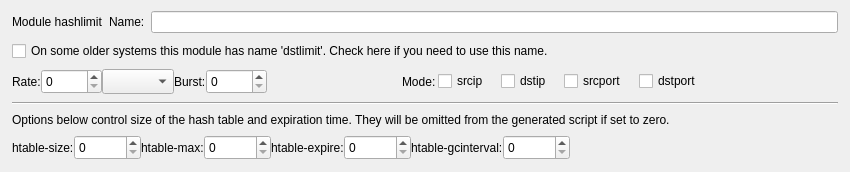
         <widget class="QWidget" name="tab5">
          <attribute name="title">
           <string>hashlimit</string>
          </attribute>
          <layout class="QGridLayout" name="RuleOptions_gridLayout_8">
           <property name="leftMargin">
            <number>12</number>
           </property>
           <property name="rightMargin">
            <number>12</number>
           </property>
           <property name="bottomMargin">
            <number>12</number>
           </property>
           <property name="verticalSpacing">
            <number>8</number>
           </property>
           <item row="0" column="0">
            <widget class="QLabel" name="textLabel2_5">
             <property name="text">
              <string>Module hashlimit</string>
             </property>
             <property name="wordWrap">
              <bool>false</bool>
             </property>
            </widget>
           </item>
           <item row="0" column="1">
            <widget class="QLabel" name="textLabel1_6">
             <property name="text">
              <string>Name:</string>
             </property>
             <property name="wordWrap">
              <bool>false</bool>
             </property>
            </widget>
           </item>
           <item row="0" column="2">
            <widget class="QLineEdit" name="ipt_hashlimit_name"/>
           </item>
           <item row="1" column="0" colspan="3">
            <widget class="QCheckBox" name="ipt_hashlimit_dstlimit">
             <property name="text">
              <string>On some older systems this module has name 'dstlimit'. Check here if you need to use this name.</string>
             </property>
            </widget>
           </item>
           <item row="2" column="0" colspan="3">
            <layout class="QHBoxLayout" name="horizontalLayout">
             <item>
              <widget class="QLabel" name="textLabel1_4">
               <property name="text">
                <string>Rate:</string>
               </property>
               <property name="wordWrap">
                <bool>false</bool>
               </property>
              </widget>
             </item>
             <item>
              <widget class="QSpinBox" name="ipt_hashlimit">
               <property name="minimumSize">
                <size>
                 <width>0</width>
                 <height>25</height>
                </size>
               </property>
               <property name="maximumSize">
                <size>
                 <width>80</width>
                 <height>32767</height>
                </size>
               </property>
               <property name="maximum">
                <number>99999</number>
               </property>
              </widget>
             </item>
             <item>
              <widget class="QComboBox" name="ipt_hashlimit_suffix">
               <property name="sizePolicy">
                <sizepolicy hsizetype="Preferred" vsizetype="Fixed">
                 <horstretch>0</horstretch>
                 <verstretch>0</verstretch>
                </sizepolicy>
               </property>
               <property name="minimumSize">
                <size>
                 <width>0</width>
                 <height>25</height>
                </size>
               </property>
               <property name="maximumSize">
                <size>
                 <width>200</width>
                 <height>32767</height>
                </size>
               </property>
               <item>
                <property name="text">
                 <string/>
                </property>
               </item>
               <item>
                <property name="text">
                 <string>/day</string>
                </property>
               </item>
               <item>
                <property name="text">
                 <string>/hour</string>
                </property>
               </item>
               <item>
                <property name="text">
                 <string>/minute</string>
                </property>
               </item>
               <item>
                <property name="text">
                 <string>/second</string>
                </property>
               </item>
              </widget>
             </item>
             <item>
              <widget class="QLabel" name="textLabel6_2">
               <property name="text">
                <string>Burst:</string>
               </property>
               <property name="wordWrap">
                <bool>false</bool>
               </property>
              </widget>
             </item>
             <item>
              <widget class="QSpinBox" name="ipt_hashlimit_burst">
               <property name="minimumSize">
                <size>
                 <width>0</width>
                 <height>25</height>
                </size>
               </property>
               <property name="maximumSize">
                <size>
                 <width>80</width>
                 <height>32767</height>
                </size>
               </property>
               <property name="maximum">
                <number>10000</number>
               </property>
              </widget>
             </item>
             <item>
              <spacer name="horizontalSpacer">
               <property name="orientation">
                <enum>Qt::Orientation::Horizontal</enum>
               </property>
               <property name="sizeHint" stdset="0">
                <size>
                 <width>108</width>
                 <height>20</height>
                </size>
               </property>
              </spacer>
             </item>
             <item>
              <widget class="QLabel" name="textLabel5_3">
               <property name="text">
                <string>Mode:</string>
               </property>
               <property name="wordWrap">
                <bool>false</bool>
               </property>
              </widget>
             </item>
             <item>
              <widget class="QFrame" name="frame">
               <property name="sizePolicy">
                <sizepolicy hsizetype="Preferred" vsizetype="Preferred">
                 <horstretch>0</horstretch>
                 <verstretch>0</verstretch>
                </sizepolicy>
               </property>
               <property name="frameShape">
                <enum>QFrame::Shape::NoFrame</enum>
               </property>
               <property name="frameShadow">
                <enum>QFrame::Shadow::Raised</enum>
               </property>
               <layout class="QHBoxLayout">
                <property name="spacing">
                 <number>12</number>
                </property>
                <property name="leftMargin">
                 <number>2</number>
                </property>
                <property name="topMargin">
                 <number>0</number>
                </property>
                <property name="rightMargin">
                 <number>2</number>
                </property>
                <property name="bottomMargin">
                 <number>0</number>
                </property>
                <item>
                 <widget class="QCheckBox" name="cb_srcip">
                  <property name="text">
                   <string>srcip</string>
                  </property>
                 </widget>
                </item>
                <item>
                 <widget class="QCheckBox" name="cb_dstip">
                  <property name="text">
                   <string>dstip</string>
                  </property>
                 </widget>
                </item>
                <item>
                 <widget class="QCheckBox" name="cb_srcport">
                  <property name="text">
                   <string>srcport</string>
                  </property>
                 </widget>
                </item>
                <item>
                 <widget class="QCheckBox" name="cb_dstport">
                  <property name="text">
                   <string>dstport</string>
                  </property>
                 </widget>
                </item>
               </layout>
              </widget>
             </item>
             <item>
              <spacer>
               <property name="orientation">
                <enum>Qt::Orientation::Horizontal</enum>
               </property>
               <property name="sizeType">
                <enum>QSizePolicy::Policy::Expanding</enum>
               </property>
               <property name="sizeHint" stdset="0">
                <size>
                 <width>40</width>
                 <height>20</height>
                </size>
               </property>
              </spacer>
             </item>
            </layout>
           </item>
           <item row="3" column="0" colspan="3">
            <widget class="Line" name="line1">
             <property name="frameShape">
              <enum>QFrame::Shape::HLine</enum>
             </property>
             <property name="frameShadow">
              <enum>QFrame::Shadow::Sunken</enum>
             </property>
             <property name="orientation">
              <enum>Qt::Orientation::Horizontal</enum>
             </property>
            </widget>
           </item>
           <item row="4" column="0" colspan="3">
            <widget class="QLabel" name="textLabel5_5">
             <property name="text">
              <string>Options below control size of the hash table and expiration time. They will be omitted from the generated script if set to zero.</string>
             </property>
             <property name="alignment">
              <set>Qt::AlignmentFlag::AlignVCenter</set>
             </property>
             <property name="wordWrap">
              <bool>true</bool>
             </property>
            </widget>
           </item>
           <item row="5" column="0" colspan="3">
            <layout class="QHBoxLayout" name="horizontalLayout_2">
             <item>
              <widget class="QLabel" name="textLabel2_7">
               <property name="text">
                <string>htable-size:</string>
               </property>
               <property name="wordWrap">
                <bool>false</bool>
               </property>
              </widget>
             </item>
             <item>
              <widget class="QSpinBox" name="ipt_hashlimit_size">
               <property name="minimumSize">
                <size>
                 <width>0</width>
                 <height>25</height>
                </size>
               </property>
               <property name="toolTip">
                <string>The number of buckets of the hash table (omit this option in generated script if set to 0)</string>
               </property>
               <property name="maximum">
                <number>999999</number>
               </property>
              </widget>
             </item>
             <item>
              <widget class="QLabel" name="textLabel2_7_2">
               <property name="text">
                <string>htable-max:</string>
               </property>
               <property name="wordWrap">
                <bool>false</bool>
               </property>
              </widget>
             </item>
             <item>
              <widget class="QSpinBox" name="ipt_hashlimit_max">
               <property name="minimumSize">
                <size>
                 <width>0</width>
                 <height>25</height>
                </size>
               </property>
               <property name="toolTip">
                <string>Maximum number of entries in the hash (omit this option in generated script if set to 0)</string>
               </property>
               <property name="maximum">
                <number>999999</number>
               </property>
              </widget>
             </item>
             <item>
              <widget class="QLabel" name="textLabel3_6">
               <property name="text">
                <string>htable-expire:</string>
               </property>
               <property name="wordWrap">
                <bool>false</bool>
               </property>
              </widget>
             </item>
             <item>
              <widget class="QSpinBox" name="ipt_hashlimit_expire">
               <property name="minimumSize">
                <size>
                 <width>0</width>
                 <height>25</height>
                </size>
               </property>
               <property name="toolTip">
                <string>After how many milliseconds do hash entries expire (omit this option in the generated script if set to 0)</string>
               </property>
               <property name="maximum">
                <number>999999</number>
               </property>
              </widget>
             </item>
             <item>
              <widget class="QLabel" name="textLabel4_3">
               <property name="text">
                <string>htable-gcinterval:</string>
               </property>
               <property name="wordWrap">
                <bool>false</bool>
               </property>
              </widget>
             </item>
             <item>
              <widget class="QSpinBox" name="ipt_hashlimit_gcinterval">
               <property name="minimumSize">
                <size>
                 <width>0</width>
                 <height>25</height>
                </size>
               </property>
               <property name="toolTip">
                <string>How many milliseconds between garbage collection intervals (omit this option in generated script if set to 0)</string>
               </property>
               <property name="maximum">
                <number>999999</number>
               </property>
              </widget>
             </item>
             <item>
              <spacer name="horizontalSpacer_2">
               <property name="orientation">
                <enum>Qt::Orientation::Horizontal</enum>
               </property>
               <property name="sizeHint" stdset="0">
                <size>
                 <width>268</width>
                 <height>20</height>
                </size>
               </property>
              </spacer>
             </item>
            </layout>
           </item>
           <item row="6" column="2">
            <spacer>
             <property name="orientation">
              <enum>Qt::Orientation::Vertical</enum>
             </property>
             <property name="sizeType">
              <enum>QSizePolicy::Policy::MinimumExpanding</enum>
             </property>
             <property name="sizeHint" stdset="0">
              <size>
               <width>20</width>
               <height>0</height>
              </size>
             </property>
            </spacer>
           </item>
          </layout>
         </widget>
